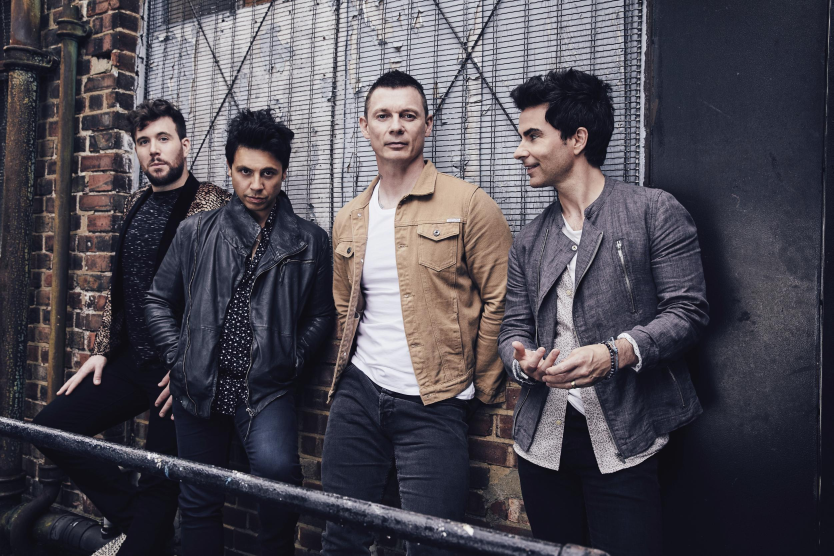
#> input picture fifthImage.jpg, 2500 x 1667 px (shown at 1/3 size)
$ python Mondrian2.py fifthImage.jpg
#> lines starting #> are read from the running program, lines starting #| are printed output that depends on the picture
import itertools
import math
import operator
import sys
import time
from PIL import  Image, ImageDraw


## Filename can be given as a command line argument or defined here from the list below.
## If neither of the two is done, the program will ask the user to input a correct filename during the execution.
filename = sys.argv[1]

# [10 lines of commented-out code are left out]
showOutput = False
saveOutput = True
printTimeInfo = False
useOnlyMondrianColors = False
compareUsingEuclidianDistance = True
autoAdjustTolerance = False
desiredNbrOfColors = 5

# [6 lines of commented-out code are left out]

im = Image.open(filename)
#> im is the input picture: PIL image 2500x1667 RGB; mean R, G, B 78, 74.4, 82.9

## All RGB values in the output will be  multiples of this factor, the bigger it is the fewer different colors there will be.
## A much more complex normalization function is defined further below.
## This just explains how the normalization factor is used (if used at all).
normalizationFactor = 10
normalizationFunction = lambda x: int(x/normalizationFactor)*normalizationFactor


## The following function decides (with a certain tolerance) if two colors are to be considered the same for the merging process.
## The most logical way to compare triplets is to calculate the euclidian distance between the two.
## A second method is also available which works similarly to the normalization function and can produce interesting alternative results but in general the euclidian distance method should be preferred.
if not autoAdjustTolerance:
    comparisonTolerance = 10
else:
    comparisonTolerance = normalizationFactor

def comparisonFunction(tuple1,tuple2):
    if compareUsingEuclidianDistance:
        return euclidianDistance(tuple1,tuple2) <= comparisonTolerance

    else:
        return tuple(map(lambda x: int(x/comparisonTolerance),tuple1)) == tuple(map(lambda x: int(x/comparisonTolerance),tuple2))


## The input image will be resized to the given size, which will also be the size of the output.
desiredSize = (512, 512)
if (im.size != desiredSize):
    im = im.resize(desiredSize)
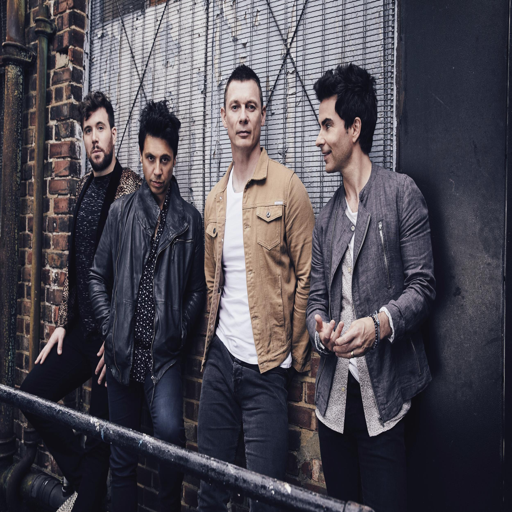
#> im: PIL image 512x512 RGB; mean R, G, B 78, 74.4, 82.9

## Contains the RGB values of each pixel in the resized input image.
px = im.load()


## Some functions used later, some may be unused like a lot of the commented lines further on, they were just alternative strategies to be tested

def euclidianDistance(tuple1,tuple2):
    return math.sqrt((tuple2[0]-tuple1[0])**2 + (tuple2[1]-tuple1[1])**2 + (tuple2[2]-tuple1[2])**2)

def drawGrid(draw,points,coeff2):
    for i in range(1,coeff2+1):
        draw.line((points*i, 0, points*i, im.size[1]), fill=0, width=3)
        draw.line((0,points*i, im.size[1], points*i), fill=0, width=3)
    return

def undrawGrid(draw,points,coeff2,newColorMatrix):
    """Erase black lines between squares of the same color."""
    ## This is the merge function.
    ## If two neighboring regions are considered to be the same color by the comparison function then this function replaces the black line between them by a line of their color (making it invisible).
    for j in range(0,coeff2-1):
        if comparisonFunction(newColorMatrix[0][j],newColorMatrix[0][j+1]):
            draw.line((points*0+2, points*(j+1), points*(0+1)-2, points*(j+1)), fill=newColorMatrix[0][j], width=3)

    for i in range(0,coeff2-1):
        if comparisonFunction(newColorMatrix[i][0],newColorMatrix[i+1][0]):
            draw.line((points*(i+1), points*0, points*(i+1), points*1-2), fill=newColorMatrix[i][0], width=3)

    for i in range(1,coeff2):
        for j in range(1,coeff2):
            if comparisonFunction(newColorMatrix[i][j],newColorMatrix[i][j-1]):
                draw.line((points*i+2, points*j, points*(i+1)-2, points*j), fill=newColorMatrix[i][j], width=3)

            if comparisonFunction(newColorMatrix[i][j],newColorMatrix[i-1][j]):
                draw.line((points*i, points*j+2, points*i, points*(j+1)-2), fill=newColorMatrix[i][j], width=3)

def drawRectangles(draw,points,coeff2):
    ## Not currently being used.
    while(xy2[1][1]<=im.size[1]):
        while(xy2[1][1]<=im.size[1]):
            draw.rectangle(xy, fill=None, outline=(0,0,0))
            xy2[0] = tuple(map(sum,zip(xy2[0],increment1)))
            xy2[1] = tuple(map(sum,zip(xy2[1],increment1)))
        xy2 = xy
        xy2[0] = tuple(map(sum,zip(xy2[0],increment2)))
        xy2[1] = tuple(map(sum,zip(xy2[1],increment2)))

def removeDots(image,points,coeff2,newColorMatrix):
    """Paint over dots left behind by the merge function."""
    for i in range(1,coeff2):
        if (px[3,points*i] != (0,0,0)):
            im.putpixel((0,points*i-1),newColorMatrix[0][i-1])
            im.putpixel((1,points*i-1),newColorMatrix[0][i-1])
            im.putpixel((0,points*i),newColorMatrix[0][i])
            im.putpixel((1,points*i),newColorMatrix[0][i])
            im.putpixel((0,points*i+1),newColorMatrix[0][i])
            im.putpixel((1,points*i+1),newColorMatrix[0][i])

    for i in range(1,coeff2):
        for j in range(1,coeff2):
            if (px[points*i-2,points*j] != (0,0,0) and px[points*i+2,points*j] != (0,0,0) and px[points*i,points*j-2] != (0,0,0) and px[points*i,points*j+2] != (0,0,0)):
                im.putpixel((points*i-1,points*j-1),newColorMatrix[i][j])
                im.putpixel((points*i,points*j-1),newColorMatrix[i][j])
                im.putpixel((points*i+1,points*j-1),newColorMatrix[i][j])
                im.putpixel((points*i-1,points*j),newColorMatrix[i][j])
                im.putpixel((points*i,points*j),newColorMatrix[i][j])
                im.putpixel((points*i+1,points*j),newColorMatrix[i][j])
                im.putpixel((points*i-1,points*j+1),newColorMatrix[i][j])
                im.putpixel((points*i,points*j+1),newColorMatrix[i][j])
                im.putpixel((points*i+1,points*j+1),newColorMatrix[i][j])

def findMostCommon(L):
    currentCount = 0
    L2=list(set(L))
    L2.sort()
    for i in L2:
        if (currentCount < L.count(i)):
            currentCount = L.count(i)
            mostCommonColor = i
    return mostCommonColor
    ## Alternatively if being concise is an issue, could also just do: return max(set(L), key = L.count)
    ## But performances are fairly identical for the two and the longer version gives more control in terms of handling cases where the given list has two modes and not a unique one.


def getColorCount(color,colorlist):
    count = 0
    for i in range(0,coeff2):
        count += colorlist[i].count(color)
    return count


def normalizeColors(color):
    R=color[0]
    G=color[1]
    B=color[2]
    Red=(230,60,60)
    Blue=(25,60,170)
    Yellow=(250,240,60)
    White=(255,255,255)
    Black=(0,0,0)
    distance=[0,0,0,0,0]
    mondrianColors=[Red,Blue,Yellow,White,Black]
    if not(useOnlyMondrianColors):
        ## This is the normalization method explained at the start.
        return tuple(map(lambda x:int(x/normalizationFactor)*normalizationFactor,color))

    elif useOnlyMondrianColors:
        ## This alternative method replaces the input color by whichever of the 5 Mondrian colors it is closest to.
        for i in range(0,5):
            distance[i] = euclidianDistance(color,mondrianColors[i])
        minIndex = distance.index(min(distance))
        return mondrianColors[minIndex]


    else :
        ## Another way of calculating which Mondrian color to replace the input color by, not using the euclidian distance between the two. This method is currently not being used.
        if (R>(1.4*G) and R>(1.4*B) and R>150):
            return Red

        elif (B>(1*G) and B>(1.5*R) and B>100):
            return Blue

        elif (R>(2*B) and G>(2*B) and R>100 and G>100):
            return Yellow

        elif R>=100 and G >=100 and B>=100:
            return White

        else:
            return Black

def getFinalColorList(newColorList):
    """Return a list not containing colors that appear rarely and are barely different from more frequent similar colors."""
    ## Remove duplicates from the list of colors, create a second list whose size never changes to iterate over.
    uniqueNewColorList=list(set(newColorList))
    uniqueNewColorList2=list(set(newColorList))
    uniqueNewColorList.sort()
    uniqueNewColorList2.sort()

    ## If two colors are considered similar enough by the comparison function then the one that appears the least frequently is removed from the list of colors.
    for i in uniqueNewColorList2:
        for j in uniqueNewColorList2:
            if i in uniqueNewColorList and j in uniqueNewColorList:
                if i!=j and comparisonFunction(i,j):
                    if getColorCount(i,newColorMatrix) > getColorCount(j,newColorMatrix):
                        uniqueNewColorList.remove(j)
                    else:
                        uniqueNewColorList.remove(i)
    return uniqueNewColorList

def recolorRegions(x,y,newColorMatrix,finalColorList):
    """Apply the same color to all squares in a merged region."""
    ## If the comparison tolerance is larger than the normalization factor then two regions can be merged even though they do not appear exactly similar.
    ## The purpose of this function is that if that happens then the color that appears the most often is assigned to each square in the merged region so that each merged region will be one single color.


    ## If the color of the current square unit is not in the reduced unique color list then the function returns whichever color of that list it is closest to.
    if not newColorMatrix[x][y] in finalColorList:
        distance = [0] * len(finalColorList)
        for i in range(0,len(finalColorList)):
            distance[i] = euclidianDistance(newColorMatrix[x][y],finalColorList[i])
        minIndex = distance.index(min(distance))
        return finalColorList[minIndex]
    else:
        return newColorMatrix[x][y]

def adjustTolerance(desiredNbrOfColors,newColorList):
    """Increment the comparison tolerance until the final color list contains as many colors as desired."""
    global comparisonTolerance
    L = getFinalColorList(newColorList)
    while len(L) > desiredNbrOfColors:
        comparisonTolerance += 10
        L = getFinalColorList(newColorList)
    while len(L) < desiredNbrOfColors:
        comparisonTolerance -= 1
        L = getFinalColorList(newColorList)

def recolorPixels(x,y,px, newColorMatrix):
    """Apply the right color to each pixel in a square unit."""
    for i in range(0+coeff1*x,coeff1+coeff1*x):
        for j in range(0+coeff1*y,coeff1+coeff1*y):
            px[i,j]=newColorMatrix[x][y]


## For now the program only uses 512 by 512 pixels images for simplicity
## The image is divided in 16x16 squares of 32x32 pixels each
coeff1 = 32
coeff2 = 16

progress = 0

## Initiates a list of lists which acts as an array to hold the RGB values of each region in the split image.
newColorMatrix = [0] * coeff2
for i in range(coeff2):
    newColorMatrix[i] = [0] * coeff2
newColorList=[]

startTime = time.clock()
for x in range(0,coeff2):
    for y in range(0,coeff2):
        if(x==0 and y==0 and printTimeInfo):
            time1 = time.clock()
        #compteur = (0,0,0)
        #compteur2= [(0,0,0)]
        compteur3= ((0,0,0),)
        for i in range(0+coeff1*x,coeff1+coeff1*x):
            for j in range(0+coeff1*y,coeff1+coeff1*y):
                #compteur = tuple(map(sum,zip(compteur,px[i,j])))
                #compteur2= compteur2+list(px[i,j],)
                compteur3 += (px[i,j],)

        #newColor =(int(compteur[0]/(2500)),int(compteur[1]/(2500)),int(compteur[2]/(2500)))
        #newColor2=findMostCommon(compteur2)
        newColor3 = findMostCommon(compteur3)
        newColor3 = normalizeColors(newColor3)
        newColorMatrix[x][y] = newColor3
        newColorList += [newColor3,]
#> after the loop, newColorList = 256 items, first 6: (20, 20, 30), (10, 10, 20), (10, 10, 20), (20, 20, 40), (20, 20, 40), (30, 30, 40); newColorMatrix = 16 items

        # [16 lines of commented-out code are left out]

points = int(im.size[1]/coeff2)
#> points = 32
draw = ImageDraw.Draw(im)

mergingStartTime = time.clock()

if autoAdjustTolerance: adjustTolerance(desiredNbrOfColors,newColorList)
finalColorList = getFinalColorList(newColorList)
#> in getFinalColorList, `uniqueNewColorList=list(set(newColorList))`: uniqueNewColorList = 54 items, first 6: (40, 40, 50), (230, 230, 230), (100, 80, 70), (30, 40, 50), (110, 100, 120), (10, 10, 10)
#> in getFinalColorList, `uniqueNewColorList2=list(set(newColorList))`: uniqueNewColorList2 has the same summary as uniqueNewColorList
#> the loop in getFinalColorList, `for i in uniqueNewColorList2:` made 54 passes
#> i on passes 1 to 12: (10, 10, 10), (10, 10, 20), (10, 10, 30), (10, 20, 30), (20, 20, 30), (20, 20, 40), (20, 30, 40), (30, 30, 30), (30, 30, 40), (30, 30, 50), (30, 40, 50), (40, 30, 40)
#> after the loop in getFinalColorList, `for i in uniqueNewColorList2:`: uniqueNewColorList = 31 items, first 6: (10, 10, 20), (20, 20, 30), (30, 30, 40), (30, 40, 50), (40, 40, 40), (40, 40, 60)
#> finalColorList has the same summary as uniqueNewColorList in getFinalColorList

progress = 0
for x in range(0,coeff2):
    for y in range(0,coeff2):
        if(x==0 and y==0 and printTimeInfo):
            time1 = time.clock()
        if not(useOnlyMondrianColors):
            newColorMatrix[x][y] = recolorRegions(x,y,newColorMatrix,finalColorList)
        recolorPixels(x,y,px,newColorMatrix)
#> this loop made 16 passes

# [10 lines of commented-out code are left out]

drawGrid(draw,points,coeff2)
#> the loop in drawGrid, `for i in range(1,coeff2+1):` made 16 passes
undrawGrid(draw,points,coeff2,newColorMatrix)
removeDots(im,points,coeff2,newColorMatrix)
#> after the loop in removeDots, `for i in range(1,coeff2):`:
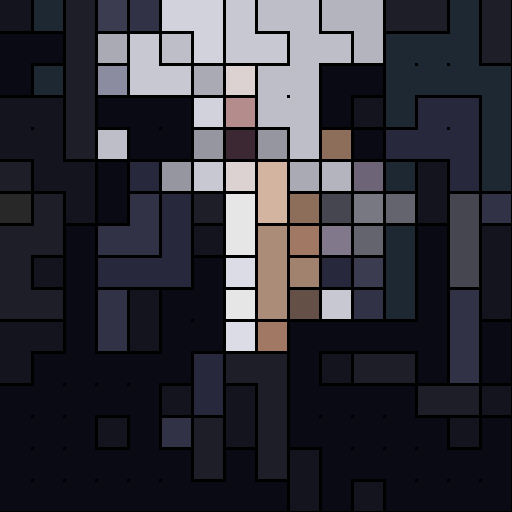
#> im: PIL image 512x512 RGB; mean R, G, B 51, 50.2, 58.9

if printTimeInfo:
    mergingEndTime = time.clock()
    print(' Merging: completed in',mergingEndTime-mergingStartTime,'seconds.',' '*15)
    print(' Total time:',mergingEndTime-startTime,'seconds.')

if showOutput:
    im.show()

if saveOutput:
    im.save('FinalResult.jpg')

$ run again, on secondPicture.jpg
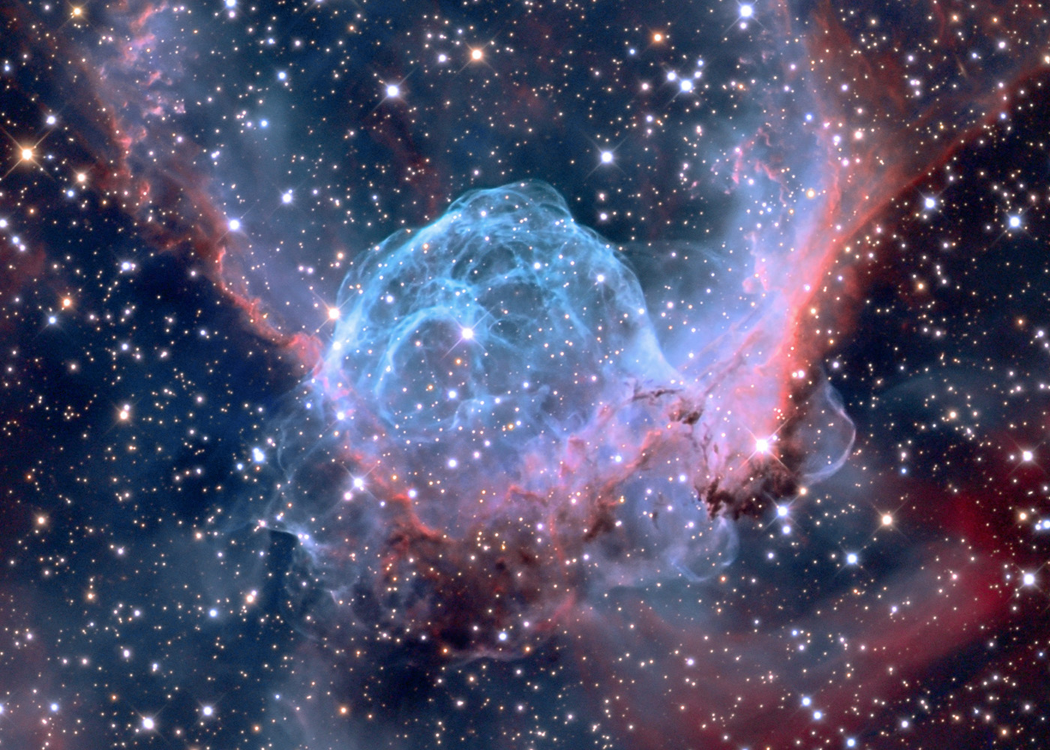
#> input picture secondPicture.jpg, 2100 x 1500 px (shown at 1/2 size)
#> im is the input picture: PIL image 2100x1500 RGB; mean R, G, B 77.7, 77.2, 105.4
#> `im = im.resize(desiredSize)`:
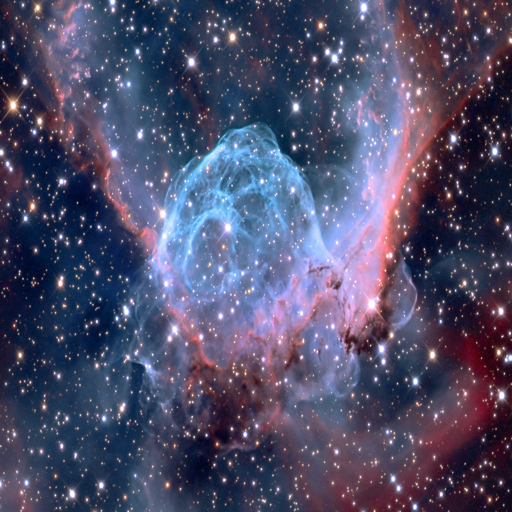
#> im: PIL image 512x512 RGB; mean R, G, B 77.7, 77.2, 105.4
#> after the loop `for x in range(0,coeff2):`: newColorList = 256 items, first 6: (20, 40, 70), (40, 30, 60), (0, 10, 40), (250, 250, 250), (0, 20, 50), (10, 30, 60); newColorMatrix = 16 items
#> in getFinalColorList, `uniqueNewColorList=list(set(newColorList))`: uniqueNewColorList = 139 items, first 6: (120, 140, 190), (30, 20, 50), (50, 100, 140), (10, 40, 60), (100, 70, 90), (90, 70, 90)
#> uniqueNewColorList2 has the same summary as uniqueNewColorList
#> the loop in getFinalColorList, `for i in uniqueNewColorList2:` made 139 passes
#> i on passes 1 to 8: (0, 0, 20), (0, 0, 30), (0, 10, 20), (0, 10, 40), (0, 10, 50), (0, 10, 60), (0, 20, 40), (0, 20, 50)
#> after the loop in getFinalColorList, `for i in uniqueNewColorList2:`: uniqueNewColorList = 60 items, first 6: (0, 10, 20), (0, 10, 40), (0, 20, 50), (0, 30, 70), (10, 10, 30), (10, 30, 60)
#> finalColorList has the same summary as uniqueNewColorList in getFinalColorList
#> the loop `for x in range(0,coeff2):` made 16 passes
#> the loop in drawGrid, `for i in range(1,coeff2+1):` made 16 passes
#> after the loop in removeDots, `for i in range(1,coeff2):`:
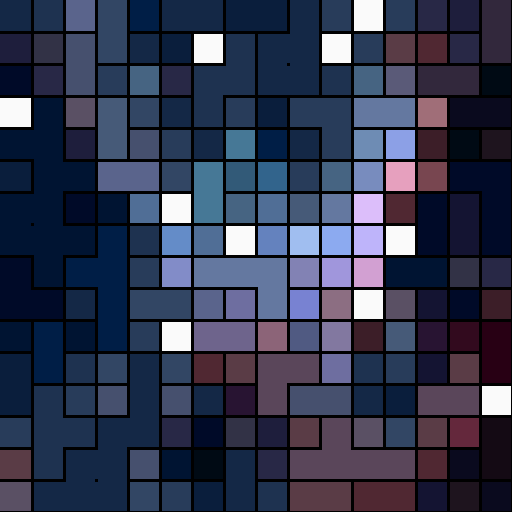
#> im: PIL image 512x512 RGB; mean R, G, B 48.9, 55.1, 79.5
